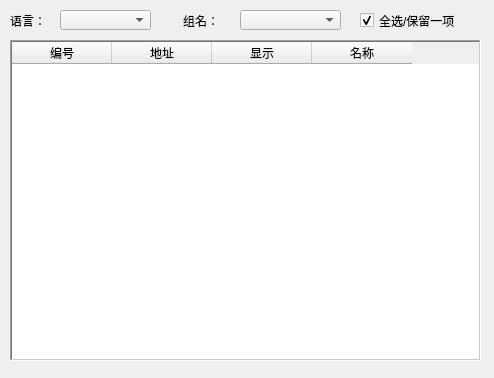
<?xml version="1.0" encoding="UTF-8"?>
<ui version="4.0">
 <class>QHistoryDataShowTwo</class>
 <widget class="QWidget" name="QHistoryDataShowTwo">
  <property name="geometry">
   <rect>
    <x>0</x>
    <y>0</y>
    <width>494</width>
    <height>378</height>
   </rect>
  </property>
  <property name="windowTitle">
   <string>Form</string>
  </property>
  <widget class="QTableWidget" name="tableWidget">
   <property name="geometry">
    <rect>
     <x>10</x>
     <y>40</y>
     <width>471</width>
     <height>321</height>
    </rect>
   </property>
   <property name="frameShape">
    <enum>QFrame::WinPanel</enum>
   </property>
   <column>
    <property name="text">
     <string>编号</string>
    </property>
   </column>
   <column>
    <property name="text">
     <string>地址</string>
    </property>
   </column>
   <column>
    <property name="text">
     <string>显示</string>
    </property>
   </column>
   <column>
    <property name="text">
     <string>名称</string>
    </property>
   </column>
  </widget>
  <widget class="QLabel" name="label">
   <property name="geometry">
    <rect>
     <x>10</x>
     <y>10</y>
     <width>41</width>
     <height>21</height>
    </rect>
   </property>
   <property name="text">
    <string>语言：</string>
   </property>
  </widget>
  <widget class="QComboBox" name="comboBox">
   <property name="geometry">
    <rect>
     <x>60</x>
     <y>10</y>
     <width>91</width>
     <height>20</height>
    </rect>
   </property>
  </widget>
  <widget class="QLabel" name="label_2">
   <property name="geometry">
    <rect>
     <x>183</x>
     <y>13</y>
     <width>51</width>
     <height>16</height>
    </rect>
   </property>
   <property name="text">
    <string>组名：</string>
   </property>
  </widget>
  <widget class="QComboBox" name="comboBox_2">
   <property name="geometry">
    <rect>
     <x>240</x>
     <y>10</y>
     <width>101</width>
     <height>20</height>
    </rect>
   </property>
  </widget>
  <widget class="QCheckBox" name="checkBox_all">
   <property name="geometry">
    <rect>
     <x>360</x>
     <y>10</y>
     <width>121</width>
     <height>21</height>
    </rect>
   </property>
   <property name="text">
    <string>全选/保留一项</string>
   </property>
   <property name="checked">
    <bool>true</bool>
   </property>
  </widget>
 </widget>
 <resources/>
 <connections/>
</ui>
